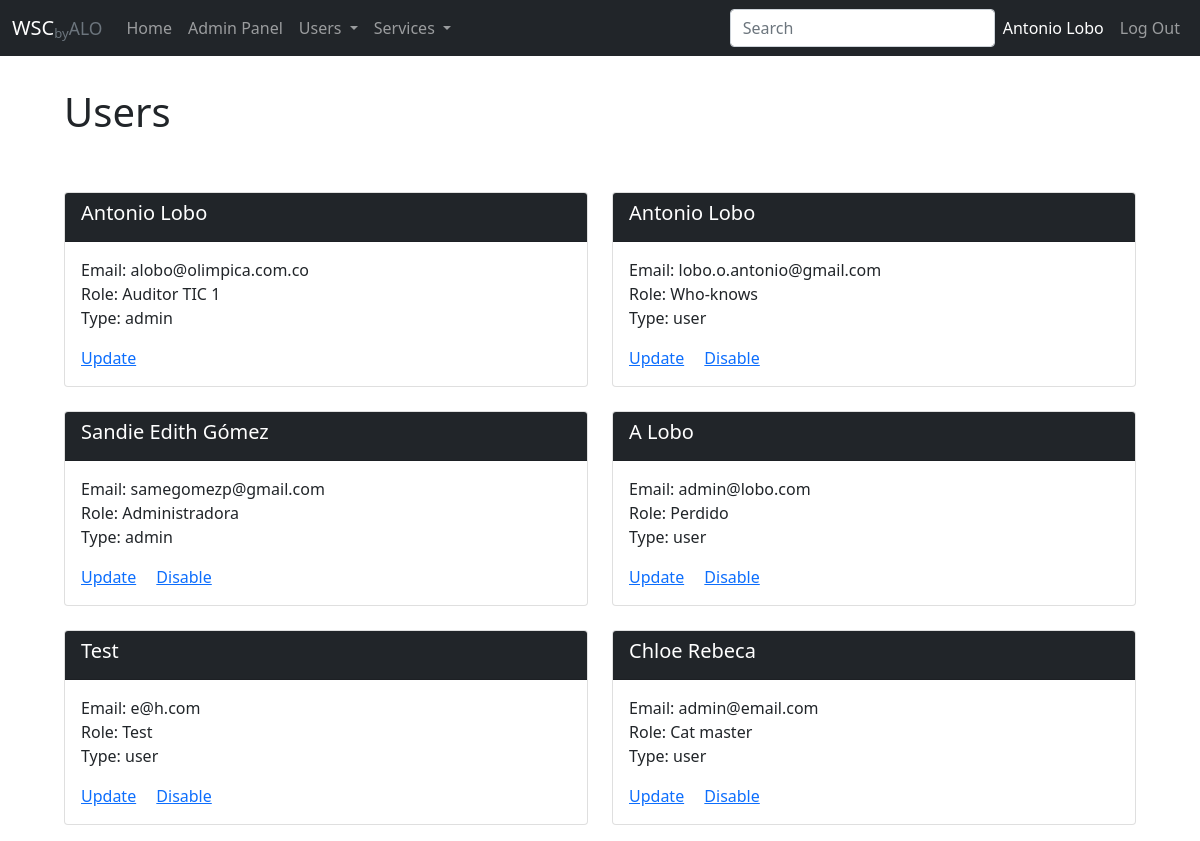
Page /admin/users (signed in) on the committed database.
### common/models.py (models this page shows, shortened)
class User(Base):
    __tablename__ = 'users'
    id = Column(Integer, primary_key=True)
    email = Column(String(250), unique=True, nullable=False)
    password = Column(String(250), nullable=False)
    name = Column(String(250), nullable=False)
    type_ = Column(String(250), nullable=False)
    status = Column(String(250), nullable=False, default="active")
    role = Column(String(250), nullable=True)

### admin.py (the view)
@bp.route("/users")
@admin_required
def list_users():
    users, _ = dm.get_users()
    return render_template("admin/users_list.html", users=users)

### auth.py (called while the page is built)
def admin_required(view):
    @functools.wraps(view)
    def wrapped_view(**kwargs):
        if g.user is None:
            return redirect(url_for("auth.login"))
        if g.user.type_ == "admin":
            return view(**kwargs)
        abort(401, "You are not authorized to visit this page")
    return wrapped_view

@bp.before_app_request
def load_logged_in_user():
    user_id = session.get("user_id")
    try:
        user_id = int(user_id)
    except (ValueError, TypeError):
        user_id = None
    if user_id is None:
        g.user = None
    else:
        g.user = (
            dm.get_user_id(user_id=user_id)
        )

### database/__init__.py (called while the page is built)
def get_engine():
    return create_engine(SQL_CONNECTION)  # , connect_args={"check_same_thread": False})

def get_session():
    engine = get_engine()
    Session = scoped_session(sessionmaker(bind=engine))
    session = Session()
    return session

### templates/admin/users_list.html (shortened to what this page needs)
{% extends 'admin/base.html' %}
{% block header %}
    Users
{% endblock %}
{% block navbar_search %}
<ul class="navbar-nav">
    <li class="nav-item">
        <input id="searchbar" name="searchbar" class="form-control me-2" placeholder="Search" type="text" aria-label="Search" onkeyup="searchbar()">
    </li>
</ul>
{% endblock %}
{% block content %}
{% if users %}
<div class="row row-cols-1 row-cols-md-2 g-4" id="data">
  {% for user in users %}
  <div class="col">
    <div class="card" id="{{ user.id }}">
      <div class="card-header {% if user.status == 'inactive' %} bg-light {% else %} bg-dark {% endif %}">
          <h5 class="card-title {% if user.status == 'inactive' %} text-dark {% else %} text-white {% endif %}">{{ user.name }} </h5>
      </div>
      <div class="card-body">
        <p class="card-text">Email: {{ user.email }} <br> Role: {{ user.role }} <br> Type: {{ user.type_ }}</p>
        <a href="{{ url_for('admin.show_user', user_id=user.id) }}" class="card-link">Update</a>
        {% if g.user.id != user.id %}
          <a class="card-link update_status" href="#" onclick="change_user_status({{user.id}});return false;">{% if user.status == 'active' %} Disable {% else %} Enable {% endif %}</a>
        {% endif %}
      </div>
    </div>
  </div>
  {% endfor %}
</div>
{% endif %}
{% endblock %}

### templates/base.html (shortened to what this page needs)
<!doctype html>
<head>
    <link rel="stylesheet" href="{{ url_for('static', filename='style.css') }}">
    <link rel="stylesheet" href="{{ url_for('static', filename='bootstrap.min.css') }}">
</head>
<body>
  <header>
    <nav class="navbar navbar-expand-lg navbar-dark bg-dark">
      <div class="container-fluid">
        <a class="navbar-brand" href="{{ url_for('views.index') }}">WSC<small class="text-muted"><sub>by</sub>ALO</small></a>
        <div class="collapse navbar-collapse" id="navbarText">
          <ul class="navbar-nav me-auto mb-2 mb-lg-0">
            <li class="nav-item"><a href="{{ url_for('views.index') }}" class="nav-link">Home</a>
            {% if g.user %}
              {% if g.user.type_ == "admin" %}
              <li class="nav-item"><a href="{{ url_for('admin.index') }}" class="nav-link">Admin Panel</a>
              {% endif %}
            {% endif %}
            {% block navbar %}
            {% endblock %}
          </ul>
            {% block navbar_search %}
            {% endblock %}
          <ul class="nav navbar-nav navbar-right">
          {% if g.user %}
            <li class="nav-item"><a href="{{ url_for('auth.user') }}" class="nav-link" style="color:white;"> {{ g.user.name }} </a>
            <li class="nav-item"><a href="{{ url_for('auth.logout') }}" class="nav-link">Log Out</a>
          {% else %}
            <li class="nav-item"><a href="{{ url_for('auth.login') }}" class="nav-link">Log In</a>
          {% endif %}
          </ul>
        </div>
      </div>
    </nav>
  </header>
  <div id="title">
    <h1>{% block header %}{% endblock %}</h1>
  </div>
  <section class="content">
    <div id="toasts" class="toast-container position-absolute bottom-0 end-0">
    </div>
    {% block content %}{% endblock %}
  </section>
</body>

### static/style.css (style rules this page uses)
#title { padding: 2rem 4rem; }
#toasts { padding: 2rem 4rem; }
body { margin: 0 auto; background: white; }
.content { padding: 1rem 4rem; }

### rows in the picture
User: user.name "Antonio Lobo", name "Antonio Lobo", email "alobo@olimpica.com.co", role "Auditor TIC 1", type_ "admin"
User: name "Antonio Lobo", email "lobo.o.antonio@gmail.com", role "Who-knows", type_ "user", status "Disable"
User: name "Sandie Edith Gómez", email "samegomezp@gmail.com", role "Administradora", type_ "admin", status "Disable"
User: name "A Lobo", email "admin@lobo.com", role "Perdido", type_ "user", status "Disable"
User: name "Test", email "e@h.com", role "Test", type_ "user", status "Disable"
User: name "Chloe Rebeca", email "admin@email.com", role "Cat master", type_ "user", status "Disable"
